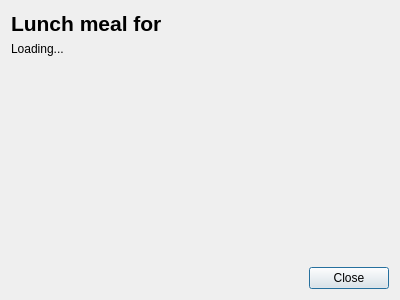
<?xml version="1.0" encoding="UTF-8"?>
<ui version="4.0">
 <class>LunchMealDialog</class>
 <widget class="QDialog" name="LunchMealDialog">
  <property name="geometry">
   <rect>
    <x>0</x>
    <y>0</y>
    <width>400</width>
    <height>300</height>
   </rect>
  </property>
  <property name="windowTitle">
   <string>Dialog</string>
  </property>
  <layout class="QVBoxLayout" name="verticalLayout" stretch="0,1,0">
   <item>
    <widget class="QLabel" name="labelTitle">
     <property name="font">
      <font>
       <pointsize>16</pointsize>
       <weight>75</weight>
       <bold>true</bold>
      </font>
     </property>
     <property name="text">
      <string notr="true">Lunch meal for</string>
     </property>
    </widget>
   </item>
   <item>
    <widget class="QLabel" name="labelLunchMeal">
     <property name="text">
      <string>Loading...</string>
     </property>
     <property name="alignment">
      <set>Qt::AlignLeading|Qt::AlignLeft|Qt::AlignTop</set>
     </property>
    </widget>
   </item>
   <item>
    <widget class="QDialogButtonBox" name="buttonBox">
     <property name="orientation">
      <enum>Qt::Horizontal</enum>
     </property>
     <property name="standardButtons">
      <set>QDialogButtonBox::Close</set>
     </property>
    </widget>
   </item>
  </layout>
 </widget>
 <resources/>
 <connections>
  <connection>
   <sender>buttonBox</sender>
   <signal>accepted()</signal>
   <receiver>LunchMealDialog</receiver>
   <slot>accept()</slot>
   <hints>
    <hint type="sourcelabel">
     <x>248</x>
     <y>254</y>
    </hint>
    <hint type="destinationlabel">
     <x>157</x>
     <y>274</y>
    </hint>
   </hints>
  </connection>
  <connection>
   <sender>buttonBox</sender>
   <signal>rejected()</signal>
   <receiver>LunchMealDialog</receiver>
   <slot>reject()</slot>
   <hints>
    <hint type="sourcelabel">
     <x>316</x>
     <y>260</y>
    </hint>
    <hint type="destinationlabel">
     <x>286</x>
     <y>274</y>
    </hint>
   </hints>
  </connection>
 </connections>
</ui>
